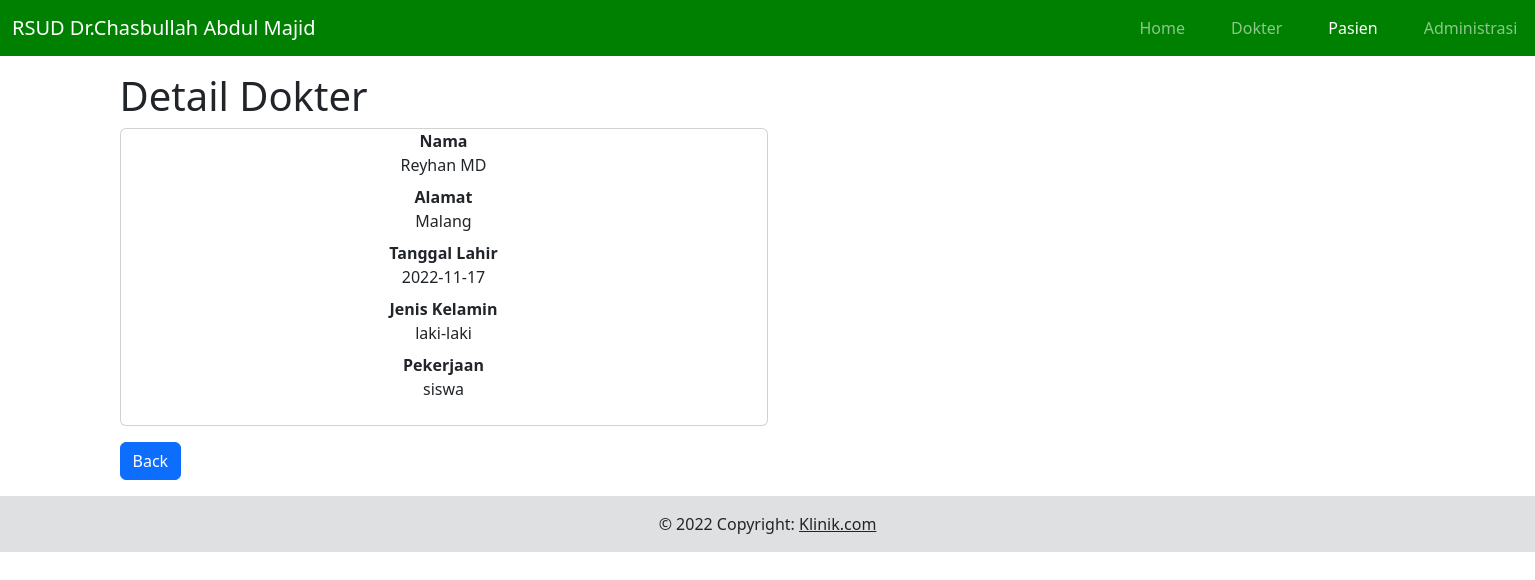
/pasien/detail/3ab38a56124, run on the app's committed database.
### tables this page shows
CREATE TABLE `tabel_pasien` (
  `No_Rm` char(11) NOT NULL,
  `Nama` varchar(255) NOT NULL,
  `Alamat` text NOT NULL,
  `Tgl_Lahir` date NOT NULL,
  `Jenis_Kelamin` enum('laki-laki','perempuan') NOT NULL,
  `Pekerjaan` varchar(255) NOT NULL
);

### application/controllers/Base_Controller.php (called while the page is built, shortened)
<?php
abstract class Base_Controller extends CI_Controller {
    protected $context = null;
    public function __construct(){
        $this->load->model("{$this->context}_model",$this->context);
    }
    function detail(){
        $id = $this->uri->segment(3);
        $data = $this->{$this->context}->find_by_id($id);
        $this->load->view("{$this->context}/detail",$data);
    }
}

### index.php (called while the page is built, shortened)
<?php
require_once BASEPATH.'core/CodeIgniter.php';

### application/models/Pasien_model.php (called while the page is built, shortened)
<?php
class Pasien_model extends CI_Model{
    var $table = "tabel_pasien";
        public function find_by_id($No_Rm){
            return $this->db->get_where($this->table,['No_Rm' => $No_Rm])->row_array();
        }
    }

### application/views/pasien/detail.php (the view)
<?php
include APPPATH . 'views/fragment/header.php';
include APPPATH . 'views/fragment/menu.php';
?>
<h1>Detail Dokter</h1>
<div class="card text-center w-50 mb-3">
  <dl>
    <dt>Nama</dt>
    <dd><?= $Nama ?></dd>
    <dt>Alamat</dt>
    <dd><?= $Alamat ?></dd>
    <dt>Tanggal Lahir</dt>
    <dd><?= $Tgl_Lahir ?></dd>
    <dt>Jenis Kelamin</dt>
    <dd><?= $Jenis_Kelamin ?></dd>
    <dt>Pekerjaan</dt>
    <dd><?= $Pekerjaan ?></dd
  </dl>
</div>
<a href='#' onclick="history.back()" class="btn btn-primary mb-3">Back</a>
<?php
include APPPATH . 'views/fragment/footer.php';
?>

### data on the page
tabel_pasien: Nama "Reyhan MD", Alamat "Malang", Tgl_Lahir "2022-11-17", Jenis_Kelamin "laki-laki", Pekerjaan "siswa"
